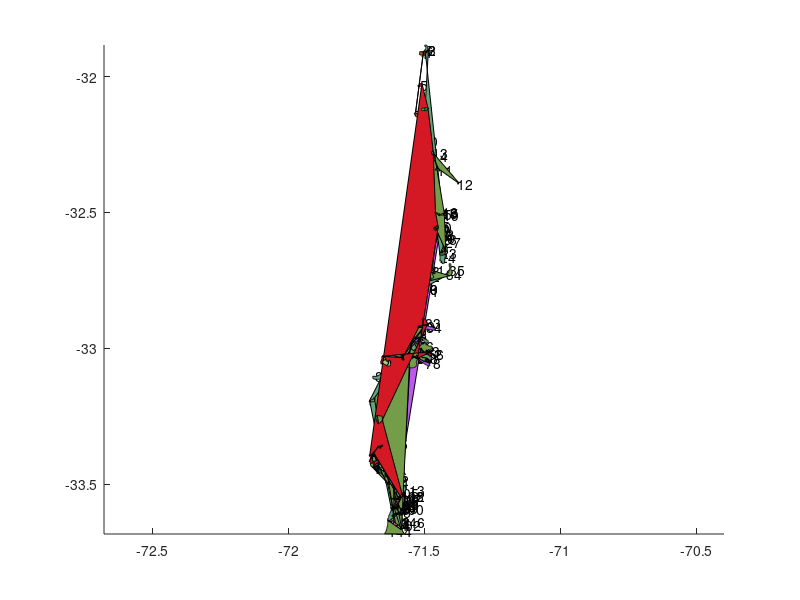

MATLAB code to generate this figure:
clearvars


load CHI_SIGAS.mat
M=zeros(146,1);
hold on
for i=1:146
    M(i)=spdata(i).value(1);
    patch('vertices',[spdata(i).lon,spdata(i).lat],'faces',spdata(i).faces,'facecolor',rand(1,3),'edgecol','none')
    text(mean(spdata(i).lon),mean(spdata(i).lat),num2str(i))
%     spdata(i).lon(end+1)=NaN;
%     spdata(i).lat(end+1)=NaN;
%     spdata(i).value(end+1)=NaN;
    
end
axis equal

uM=unique(M);

spd2(1:numel(uM),1)=struct('lon',[],'lat',[],'value',[],'edge',[],'faces',[],'F',[]);
for i=1:numel(uM)
    IND=M==uM(i);
    spd2(i).lon=vertcat(spdata(IND).lon);
    spd2(i).lat=vertcat(spdata(IND).lat);
end


%%
close all
hold on
patch(spd2(1).lon,spd2(1).lat,rand(1,3))
patch(spd2(2).lon,spd2(2).lat,rand(1,3))
patch(spd2(3).lon,spd2(3).lat,rand(1,3))
patch(spd2(4).lon,spd2(4).lat,rand(1,3))
patch(spd2(5).lon,spd2(5).lat,rand(1,3))
axis equal